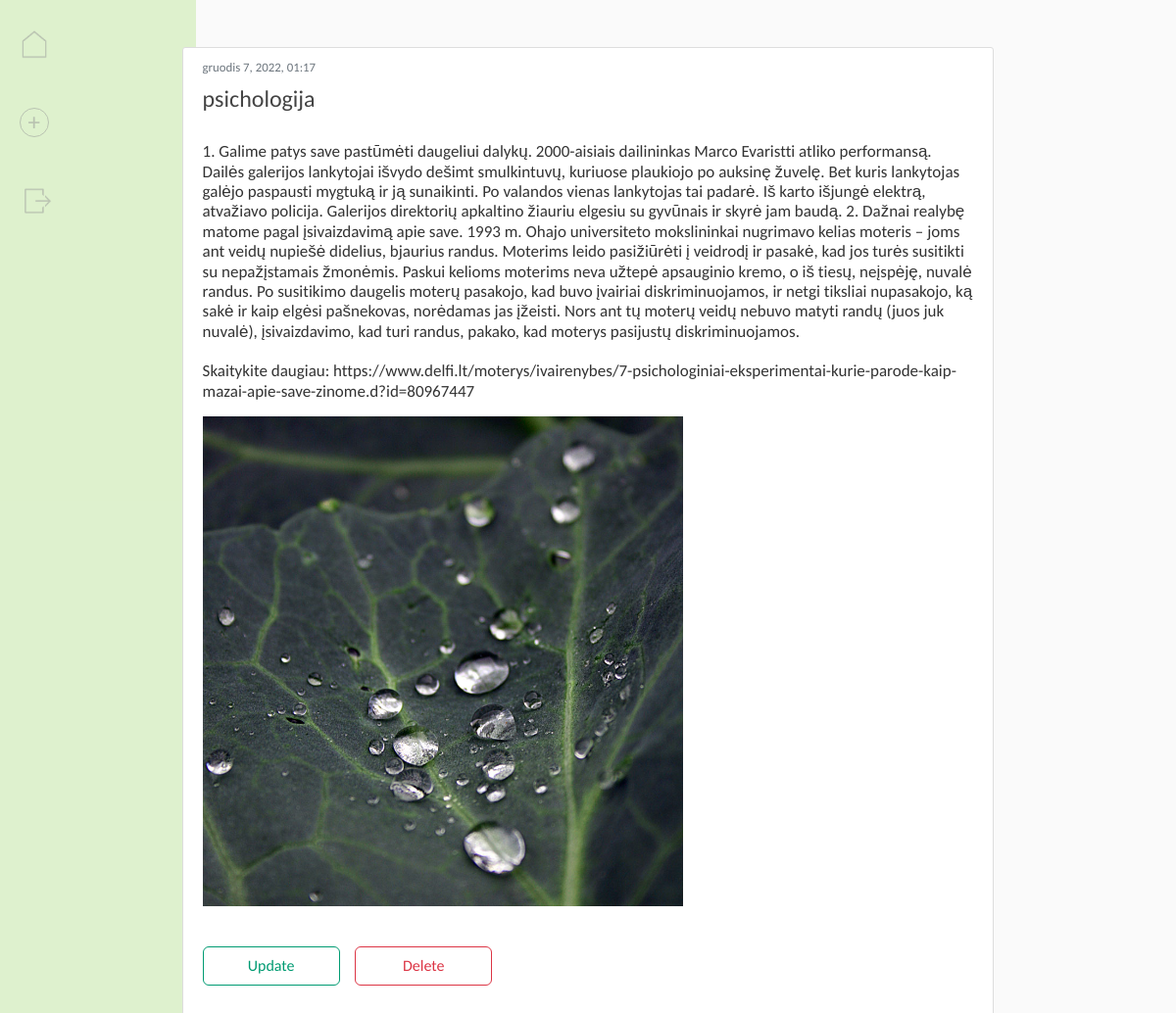
The app's page /post/2/ (signed in) with its own data.
### blog/models.py (models this page shows, shortened)
class Post(models.Model):
    choices = Category.objects.all().values_list('name', 'name')
    choice_list = []
    for item in choices:
        choice_list.append(item)
    title = models.CharField(max_length=100)
    content = models.TextField()
    category = models.ForeignKey(Category, on_delete=models.CASCADE, default=True, null=False)
    date_posted = models.DateTimeField(default=timezone.now)
    author = models.ForeignKey(User, on_delete=models.CASCADE)
    image = models.ImageField(default='',upload_to='images',blank=True,null=True)

### blog/views.py (the view)
# urls.py: path('post/<int:pk>/', PostDetailView.as_view(), name='post-detail'),
class PostDetailView(LoginRequiredMixin, UserPassesTestMixin, DetailView):
    model = Post
    def test_func(self):
        post = self.get_object()
        if self.request.user == post.author:
            return True
        return False

### blog/templates/blog/post_detail.html (shortened to what this page needs)
{% extends "blog/base.html" %}
{% block content %}
<div class="col-12" style="padding:0px;">
  <article class="content-section">
    <div>
      <div class="article-datetime">
        <p>{{ object.date_posted|date:"F j, Y, H:i" }}</p>
      </div>
      <p class="article-title">{% if object.title %}{{object.title}}{% else %}{{ object.date_posted|date:"F j, Y, H:i" }}{% endif %}</p>
      <p class="article-content">{{ object.content }}</p>
      {% if object.image %}<img src="{{ object.image.url}}" class="article-photo">{% endif %}
      {% if object.author == user %}
        <div class="article-buttons">
          <a class="button secondary_button short_button" href="{% url 'post-update' object.id %}">Update</a>
          <a class="button alert_button short_button" href="{% url 'post-delete' object.id %}">Delete</a>
        </div>
      {% endif %}
    </div>
  </article>
</div>
{% endblock content %}

### blog/static/blog/css/main.css (style rules this page uses)
body { background:#fafafa; color:#333333; margin-top:3rem; font-family:Calibri, Carlito, sans-serif; line-height:1.5; }
p { margin-top:0; margin-bottom:1rem; }
a, a:hover { text-decoration:none; }
article { border:0px; padding:0px; background:transparent; margin-bottom:20px; display:flex; }
article > div { flex:1; }
.article-datetime { padding-bottom:1px; margin-bottom:4px; }
.article-datetime p { font-size:80%; font-weight:400; color:#6c757d !important; margin-bottom:0px; }
.article-title { color:#444444; font-size:24px; font-weight:300; margin-top:0px; }
.article-content { margin-top:25px; font-size:17px; line-height:1.2; white-space:pre-line; margin-bottom:1rem; }
.article-photo { max-width:500px; max-height:500px; }
.article-buttons { margin-top:35px; margin-bottom:25px; }
.content-section { background: #ffffff; padding: 10px 20px; border: 1px solid #dddddd; border-radius: 3px; margin-bottom: 20px; }
.button { display:inline-block; width:170px; height:40px; margin-right:12px; border-radius:6px; font-weight:400; text-align:center; white-space:nowrap; font-size:1rem; line-height:1.5; cursor:pointer; padding:0.375rem 0.75rem; text-transform:none; overflow:visible; -webkit-transition: all 0.3s; -moz-transition: all 0.3s; transition: all 0.3s; }
.short_button { width:140px !important; }
.secondary_button { color:#009b72; border:1px solid #009b72; background-color:transparent; }
.alert_button { color:#dc3545; border:1px solid #dc3545; background-color:transparent; }

### records on screen
Post: date_posted "gruodis 7, 2022, 01:17", title "psichologija", content "1. Galime patys save pastūmėti daugeliui dalykų. 2000-aisiais dailininkas Marco Evaristti atliko performansą. Dailės galerijos lankytojai išvydo dešimt smulkintuvų, kuriuose plaukiojo po auksinę žuvelę. Bet kuris lankytojas galėjo paspausti mygtuką ir ją sunaikinti. Po valandos vienas lankytojas tai padarė. Iš karto išjungė elektrą, atvažiavo policija. Galerijos direktorių apkaltino žiauriu elgesiu su gyvūnais ir skyrė jam baudą. 2. Dažnai realybę matome pagal įsivaizdavimą apie save. 1993 m. Ohajo universiteto mokslininkai nugrimavo kelias moteris – joms ant veidų nupiešė didelius, bjaurius randus. Moterims leido pasižiūrėti į veidrodį ir pasakė, kad jos turės susitikti su nepažįstamais…", image (picture)
